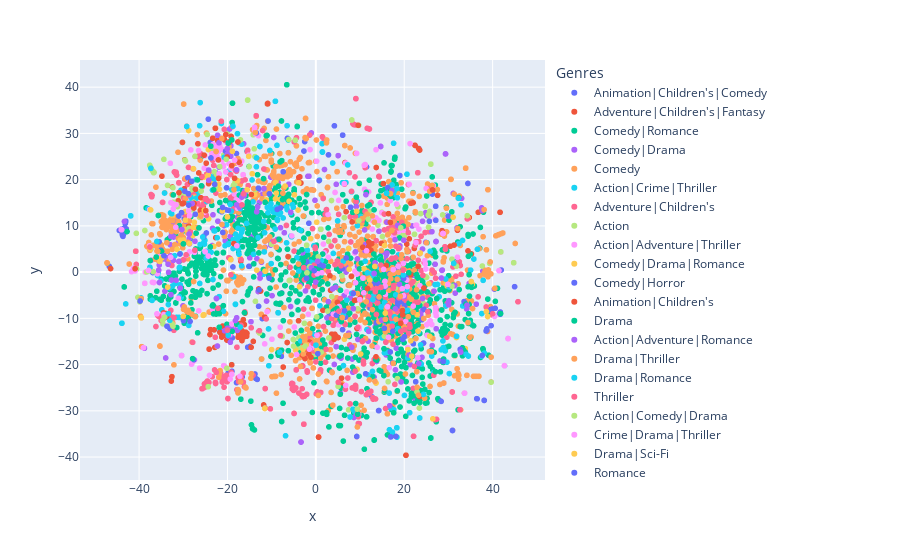

Notebook source saved alongside this figure:
### Code cell
# T-SNE
import matplotlib.pyplot as plt
from sklearn.manifold import TSNE

tsne = TSNE(n_components=2).fit_transform(embedded_movie_df)
tsne_df = pd.DataFrame({'x': tsne[:, 0], 'y':tsne[:, 1]})
tsne_df = pd.concat([tsne_df, movies_df["Title"]], axis=1)
tsne_df = pd.concat([tsne_df, movies_df["Genres"]], axis=1)
tsne_df.head()

# 시각화
fig = px.scatter(tsne_df, x='x', y='y', color='Genres')
fig.show()
